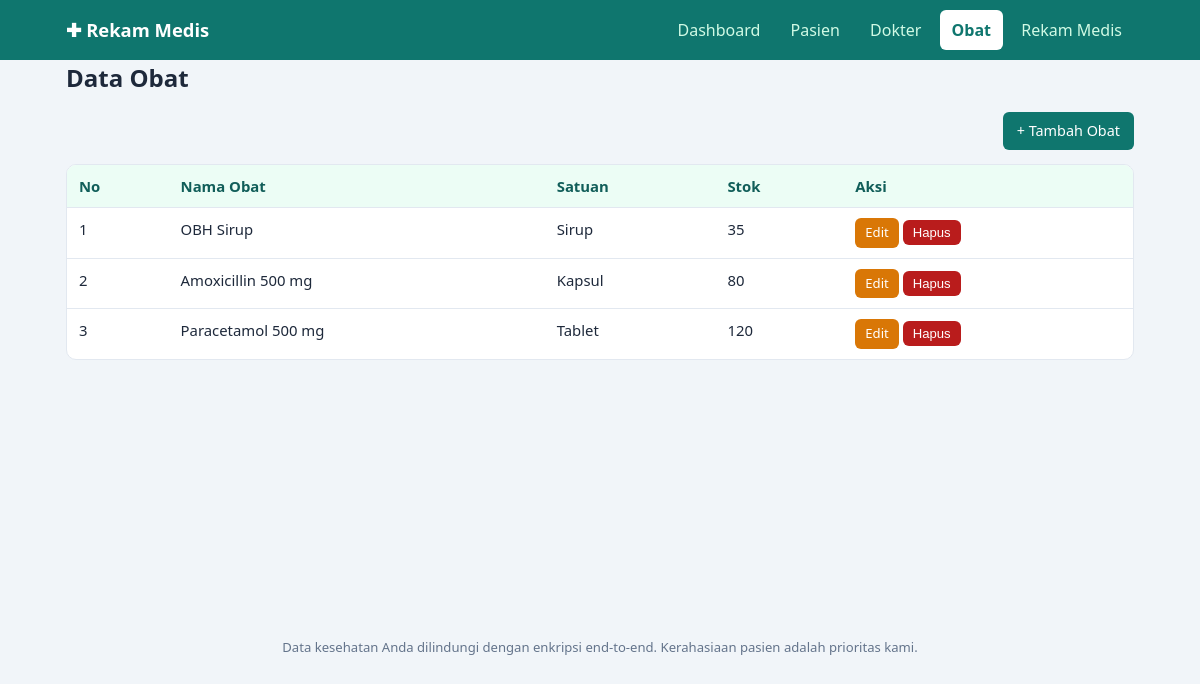
/obat.php, run on the app's committed database.
### tables this page shows
CREATE TABLE obat (
  id_obat   INT(11)      NOT NULL AUTO_INCREMENT,
  nama_obat VARCHAR(100) NOT NULL,
  satuan    VARCHAR(30)  NOT NULL,
  stok      INT(11)      NOT NULL DEFAULT 0,
  PRIMARY KEY (id_obat)
);

### koneksi.php (called while the page is built, shortened)
<?php
function e($teks)
{
    return htmlspecialchars((string)$teks, ENT_QUOTES, 'UTF-8');
}

### obat.php (the view, shortened to what this page needs)
<?php
require_once 'koneksi.php';
$aksi = $_GET['aksi'] ?? 'list';
$errors = [];
$data = ['id_obat' => 0, 'nama_obat' => '', 'satuan' => '', 'stok' => 0];
$satuan_umum = ['Tablet', 'Kapsul', 'Sirup', 'Salep', 'Tetes', 'Botol', 'Strip'];
require 'header.php';
if ($aksi === 'tambah' || $aksi === 'edit'):
?>
<h1><?= $aksi === 'edit' ? 'Edit' : 'Tambah' ?> Obat</h1>
<div class="kartu">
  <?php if ($errors): ?>
    <div class="alert err"><ul><?php foreach ($errors as $er): ?><li><?= e($er) ?></li><?php endforeach; ?></ul></div>
  <?php endif; ?>
  <form method="post" action="obat.php?aksi=<?= e($aksi) ?>">
    <input type="hidden" name="id_obat" value="<?= (int)$data['id_obat'] ?>">
    <div class="grid2">
      <div><label for="nama_obat">Nama Obat</label>
        <input type="text" id="nama_obat" name="nama_obat" maxlength="100" required value="<?= e($data['nama_obat']) ?>"></div>
      <div><label for="satuan">Satuan</label>
        <input type="text" id="satuan" name="satuan" maxlength="30" list="daftar-satuan" required value="<?= e($data['satuan']) ?>">
        <datalist id="daftar-satuan"><?php foreach ($satuan_umum as $s): ?><option value="<?= e($s) ?>"><?php endforeach; ?></datalist></div>
      <div><label for="stok">Stok</label>
        <input type="number" id="stok" name="stok" min="0" step="1" required value="<?= e($data['stok']) ?>"></div>
    </div>
    <div class="form-aksi">
      <button class="btn" type="submit">Simpan</button>
      <a class="btn abu" href="obat.php">Batal</a>
    </div>
  </form>
</div>
<?php
else:
    $rows = $conn->query('SELECT * FROM obat ORDER BY id_obat DESC')->fetch_all(MYSQLI_ASSOC);
?>
<h1>Data Obat</h1>
<div class="toolbar">
  <a class="btn" href="obat.php?aksi=tambah">+ Tambah Obat</a>
</div>
<div class="tabel-wrap">
<table>
  <thead><tr><th>No</th><th>Nama Obat</th><th>Satuan</th><th>Stok</th><th>Aksi</th></tr></thead>
  <tbody>
  <?php foreach ($rows as $i => $r): ?>
    <tr>
      <td><?= $i + 1 ?></td>
      <td><?= e($r['nama_obat']) ?></td>
      <td><?= e($r['satuan']) ?></td>
      <td><?= (int)$r['stok'] ?></td>
      <td class="aksi">
        <a class="btn kuning kecil" href="obat.php?aksi=edit&id=<?= (int)$r['id_obat'] ?>">Edit</a>
        <form method="post" onsubmit="return confirm('Hapus obat ini?')">
          <button class="btn merah kecil" type="submit">Hapus</button>
        </form>
      </td>
    </tr>
  <?php endforeach; ?>
  </tbody>
</table>
</div>
<?php endif; ?>
<?php require 'footer.php'; ?>

### style.css (style rules this page uses)
:root { --hijau:#0f766e;--hijau-tua:#115e59;--abu:#f1f5f9;--garis:#e2e8f0;--teks:#1e293b;--merah:#b91c1c }
* { box-sizing:border-box }
body { margin:0;font-family:"Segoe UI",Roboto,Arial,sans-serif;background:var(--abu);color:var(--teks);line-height:1.5 }
h1 { margin:0 0 16px;font-size:1.5rem }
.toolbar { display:flex;justify-content:space-between;align-items:center;flex-wrap:wrap;gap:10px;margin-bottom:14px }
.tabel-wrap { overflow-x:auto;background:#fff;border:1px solid var(--garis);border-radius:10px }
table { width:100%;border-collapse:collapse;font-size:.93rem }
th,td { padding:10px 12px;text-align:left;border-bottom:1px solid var(--garis);vertical-align:top }
th { background:#ecfdf5;color:var(--hijau-tua);white-space:nowrap }
tr:last-child td { border-bottom:0 }
.btn { display:inline-block;border:0;border-radius:6px;padding:8px 14px;font-size:.9rem;cursor:pointer;text-decoration:none;background:var(--hijau);color:#fff }
.btn.kuning { background:#d97706 }
.btn.merah { background:var(--merah) }
.btn.kecil { padding:5px 10px;font-size:.82rem }
.aksi { white-space:nowrap }
.aksi form { display:inline }

### data on the page
obat: nama_obat "OBH Sirup", satuan "Sirup", stok "35"
obat: nama_obat "Amoxicillin 500 mg", satuan "Kapsul", stok "80"
obat: nama_obat "Paracetamol 500 mg", satuan "Tablet", stok "120"

### other printed values
$label "Dashboard"
$label "Pasien"
$label "Dokter"
$label "Obat"
$label "Rekam Medis"
